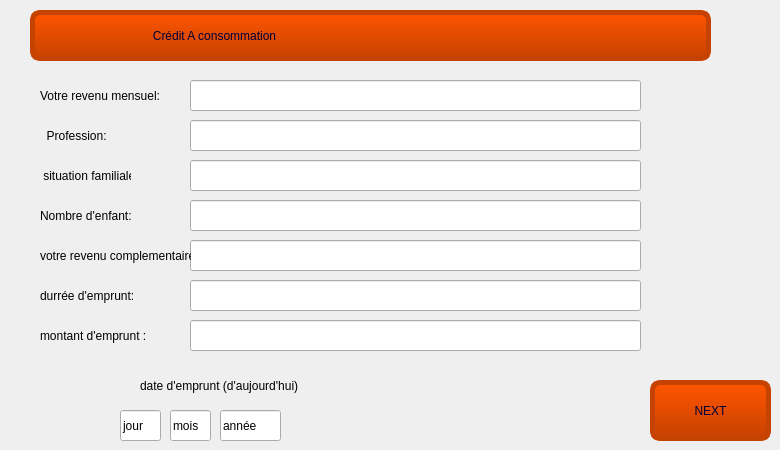
    <widget class="QWidget" name="page_4">
     <widget class="QLabel" name="label_24">
      <property name="geometry">
       <rect>
        <x>30</x>
        <y>10</y>
        <width>681</width>
        <height>51</height>
       </rect>
      </property>
      <property name="styleSheet">
       <string notr="true">color: rgb(0, 0, 58);
 border: none;
font: 18pt &quot;Sitka Small&quot;;
padding:10px 15px;
background-color: qlineargradient(x1: 0, y1: 0, x2: 0, y2: 1, stop: 0  rgb(255, 85, 0), stop: 1 rgb(198, 66, 0));
border-style: solid;
border-color: rgb(198, 66, 0);
border-width: 5px;
border-radius: 10px;</string>
      </property>
      <property name="text">
       <string>                              Crédit A consommation</string>
      </property>
     </widget>
     <widget class="QLabel" name="label_25">
      <property name="geometry">
       <rect>
        <x>40</x>
        <y>80</y>
        <width>121</width>
        <height>31</height>
       </rect>
      </property>
      <property name="styleSheet">
       <string notr="true"/>
      </property>
      <property name="inputMethodHints">
       <set>Qt::ImhUrlCharactersOnly</set>
      </property>
      <property name="text">
       <string>Votre revenu mensuel:</string>
      </property>
     </widget>
     <widget class="QLabel" name="label_26">
      <property name="geometry">
       <rect>
        <x>40</x>
        <y>120</y>
        <width>91</width>
        <height>31</height>
       </rect>
      </property>
      <property name="styleSheet">
       <string notr="true"/>
      </property>
      <property name="text">
       <string>  Profession:</string>
      </property>
     </widget>
     <widget class="QLabel" name="label_27">
      <property name="geometry">
       <rect>
        <x>40</x>
        <y>160</y>
        <width>91</width>
        <height>31</height>
       </rect>
      </property>
      <property name="styleSheet">
       <string notr="true"/>
      </property>
      <property name="text">
       <string> situation familiale:</string>
      </property>
     </widget>
     <widget class="QLabel" name="label_28">
      <property name="geometry">
       <rect>
        <x>40</x>
        <y>200</y>
        <width>91</width>
        <height>31</height>
       </rect>
      </property>
      <property name="styleSheet">
       <string notr="true"/>
      </property>
      <property name="text">
       <string>Nombre d'enfant:</string>
      </property>
     </widget>
     <widget class="QLineEdit" name="lineEdit_9">
      <property name="geometry">
       <rect>
        <x>190</x>
        <y>80</y>
        <width>451</width>
        <height>31</height>
       </rect>
      </property>
     </widget>
     <widget class="QLineEdit" name="lineEdit_10">
      <property name="geometry">
       <rect>
        <x>190</x>
        <y>120</y>
        <width>451</width>
        <height>31</height>
       </rect>
      </property>
     </widget>
     <widget class="QLineEdit" name="lineEdit_12">
      <property name="geometry">
       <rect>
        <x>190</x>
        <y>160</y>
        <width>451</width>
        <height>31</height>
       </rect>
      </property>
     </widget>
     <widget class="QLineEdit" name="lineEdit_13">
      <property name="geometry">
       <rect>
        <x>190</x>
        <y>200</y>
        <width>451</width>
        <height>31</height>
       </rect>
      </property>
     </widget>
     <widget class="QPushButton" name="pushButton_5">
      <property name="geometry">
       <rect>
        <x>650</x>
        <y>380</y>
        <width>121</width>
        <height>61</height>
       </rect>
      </property>
      <property name="cursor">
       <cursorShape>OpenHandCursor</cursorShape>
      </property>
      <property name="styleSheet">
       <string notr="true">color: rgb(0, 0, 58);
 border: none;
font: 18pt &quot;Sitka Small&quot;;
padding:10px 15px;
background-color: qlineargradient(x1: 0, y1: 0, x2: 0, y2: 1, stop: 0  rgb(255, 85, 0), stop: 1 rgb(198, 66, 0));
border-style: solid;
border-color: rgb(198, 66, 0);
border-width: 5px;
border-radius: 10px;</string>
      </property>
      <property name="text">
       <string>NEXT</string>
      </property>
     </widget>
     <widget class="QLineEdit" name="lineEdit_15">
      <property name="geometry">
       <rect>
        <x>190</x>
        <y>240</y>
        <width>451</width>
        <height>31</height>
       </rect>
      </property>
     </widget>
     <widget class="QLabel" name="label_30">
      <property name="geometry">
       <rect>
        <x>40</x>
        <y>240</y>
        <width>151</width>
        <height>31</height>
       </rect>
      </property>
      <property name="styleSheet">
       <string notr="true"/>
      </property>
      <property name="inputMethodHints">
       <set>Qt::ImhUrlCharactersOnly</set>
      </property>
      <property name="text">
       <string>votre revenu complementaire:</string>
      </property>
     </widget>
     <widget class="QLabel" name="label_33">
      <property name="geometry">
       <rect>
        <x>40</x>
        <y>280</y>
        <width>151</width>
        <height>31</height>
       </rect>
      </property>
      <property name="styleSheet">
       <string notr="true"/>
      </property>
      <property name="inputMethodHints">
       <set>Qt::ImhUrlCharactersOnly</set>
      </property>
      <property name="text">
       <string>durrée d'emprunt:</string>
      </property>
     </widget>
     <widget class="QLineEdit" name="lineEdit_18">
      <property name="geometry">
       <rect>
        <x>190</x>
        <y>280</y>
        <width>451</width>
        <height>31</height>
       </rect>
      </property>
     </widget>
     <widget class="QLabel" name="label_38">
      <property name="geometry">
       <rect>
        <x>40</x>
        <y>320</y>
        <width>151</width>
        <height>31</height>
       </rect>
      </property>
      <property name="styleSheet">
       <string notr="true"/>
      </property>
      <property name="inputMethodHints">
       <set>Qt::ImhUrlCharactersOnly</set>
      </property>
      <property name="text">
       <string>montant d'emprunt :</string>
      </property>
     </widget>
     <widget class="QLineEdit" name="lineEdit_28">
      <property name="geometry">
       <rect>
        <x>190</x>
        <y>320</y>
        <width>451</width>
        <height>31</height>
       </rect>
      </property>
     </widget>
     <widget class="QLabel" name="label_39">
      <property name="geometry">
       <rect>
        <x>140</x>
        <y>370</y>
        <width>161</width>
        <height>31</height>
       </rect>
      </property>
      <property name="styleSheet">
       <string notr="true"/>
      </property>
      <property name="inputMethodHints">
       <set>Qt::ImhUrlCharactersOnly</set>
      </property>
      <property name="text">
       <string>date d'emprunt (d'aujourd'hui)</string>
      </property>
     </widget>
     <widget class="QLineEdit" name="lineEdit_29">
      <property name="geometry">
       <rect>
        <x>120</x>
        <y>410</y>
        <width>41</width>
        <height>31</height>
       </rect>
      </property>
      <property name="text">
       <string>jour</string>
      </property>
     </widget>
     <widget class="QLineEdit" name="lineEdit_30">
      <property name="geometry">
       <rect>
        <x>170</x>
        <y>410</y>
        <width>41</width>
        <height>31</height>
       </rect>
      </property>
      <property name="text">
       <string>mois</string>
      </property>
     </widget>
     <widget class="QLineEdit" name="lineEdit_31">
      <property name="geometry">
       <rect>
        <x>220</x>
        <y>410</y>
        <width>61</width>
        <height>31</height>
       </rect>
      </property>
      <property name="text">
       <string>année</string>
      </property>
     </widget>
    </widget>
